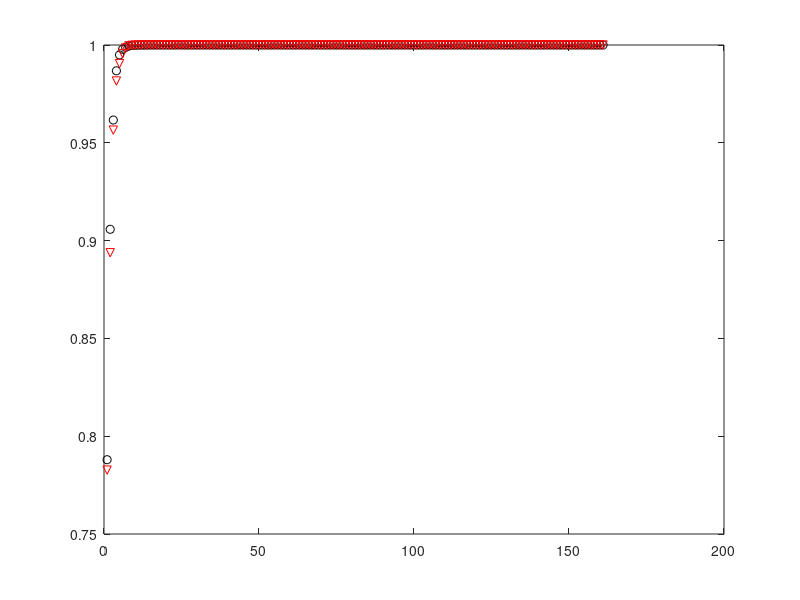

The MATLAB script that drew this image:
clear all; close all;clc;

load A1
% break
%%%%%%%%% betta_1 regime %%%%%%%%%

st=1;
fin=161;
n=1024;
sample=[st:fin];
% break

% X=abs(A1');
X=A1.';
m=3;

%compute the nonlinear part

for j=1:fin-st+1
    
    NL2(:,j)= (abs(X(:,j))).^2.*X(:,j);
    NL4(:,j)= (abs(X(:,j))).^4.*X(:,j);
    
end

[u2,s2,v2]=svd(abs(NL2),0);
[u4,s4,v4]=svd(abs(NL4),0);
figure(1)
plot(cumsum(diag(s2)/sum(diag(s2))), 'ko')
hold on
plot(cumsum(diag(s4)/sum(diag(s4))), 'rv')
% break

[ro2,g2(1)]=max(abs(u2(:,1)));
U2=[u2(:,1)]; 
z=zeros(n,1);
P2=z; P2(g2(1))=1;

for l=2:m
    c=(P2'*U2)\(P2'*u2(:,l));
    r2=u2(:,l)-U2*c;
    [ro2,g2(l)]=max(abs(r2));
    U2=[U2,u2(:,l)]; 
    P2=[P2,z]; P2(g2(l),l)=1;
   
end

[ro4,g4(1)]=max(abs(u4(:,1)));
U4=[u4(:,1)]; 
z=zeros(n,1);
P4=z; P4(g4(1))=1;

for l=2:m
    c=(P4'*U4)\(P4'*u4(:,l));
    r=u4(:,l)-U4*c;
    [ro4,g4(l)]=max(abs(r));
    U4=[U4,u4(:,l)]; 
    P4=[P4,z]; P4(g4(l),l)=1;
   
end

abs(513-g2)
abs(513-g4)








